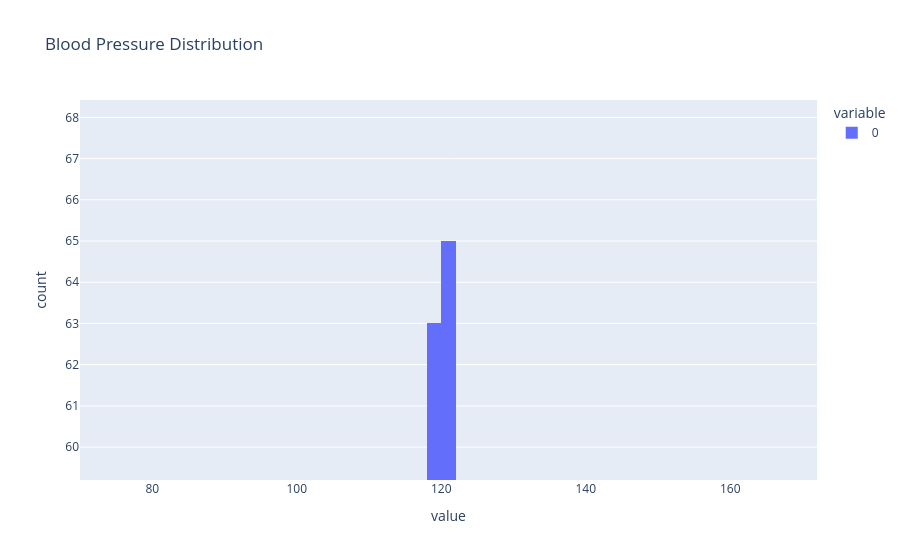

Notebook source saved alongside this figure:
### Code cell
# For QQ-plots to verify distributions:
import statsmodels.api as sm
sm.qqplot(poisson_data, stats.poisson(lambda_), line='45')

# For interactive plots:
import plotly.express as px
px.histogram(norm_data, nbins=50, title="Blood Pressure Distribution")

### Figure 1 — Plotly figure (JSON) as saved in the notebook; plotly's stock layout.template omitted (floating-point values rounded to 4 significant figures; data arrays with more than 128 entries replaced by an {"elided": "..."} marker saying what was removed)
{"data": [{"alignmentgroup": "True", "bingroup": "x", "hovertemplate": "variable=0<br>value=%{x}<br>count=%{y}<extra></extra>", "legendgroup": "0", "marker": {"color": "#636efa", "pattern": {"shape": ""}}, "name": "0", "nbinsx": 50, "offsetgroup": "0", "orientation": "v", "showlegend": true, "type": "histogram", "x": {"elided": "1000 float values"}, "xaxis": "x", "yaxis": "y"}], "layout": {"autosize": true, "barmode": "relative", "legend": {"title": {"text": "variable"}, "tracegroupgap": 0}, "title": {"text": "Blood Pressure Distribution"}, "xaxis": {"anchor": "y", "autorange": true, "domain": [0, 1], "range": [70, 172], "title": {"text": "value"}, "type": "linear"}, "yaxis": {"anchor": "x", "autorange": false, "domain": [0, 1], "range": [59.2, 68.42], "title": {"text": "count"}}}}
